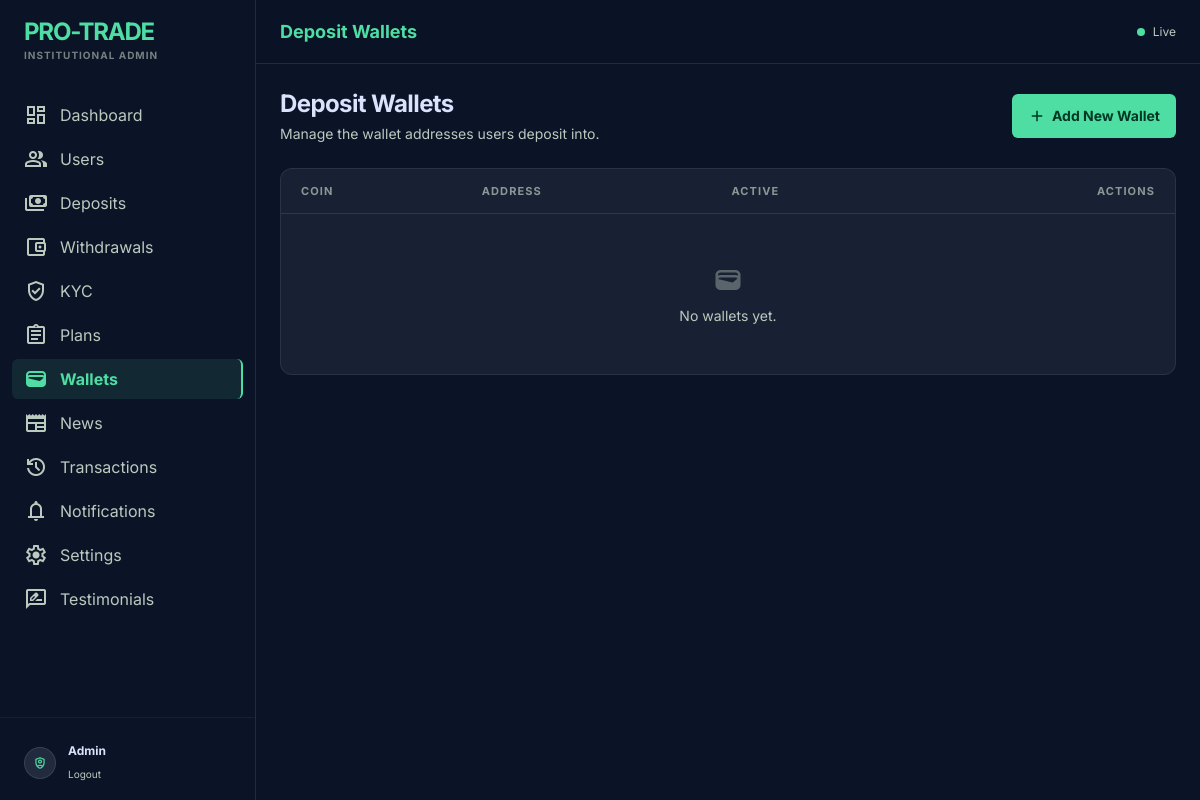
/panel/wallets/ (signed in), run on an earlier commit of the app's database.
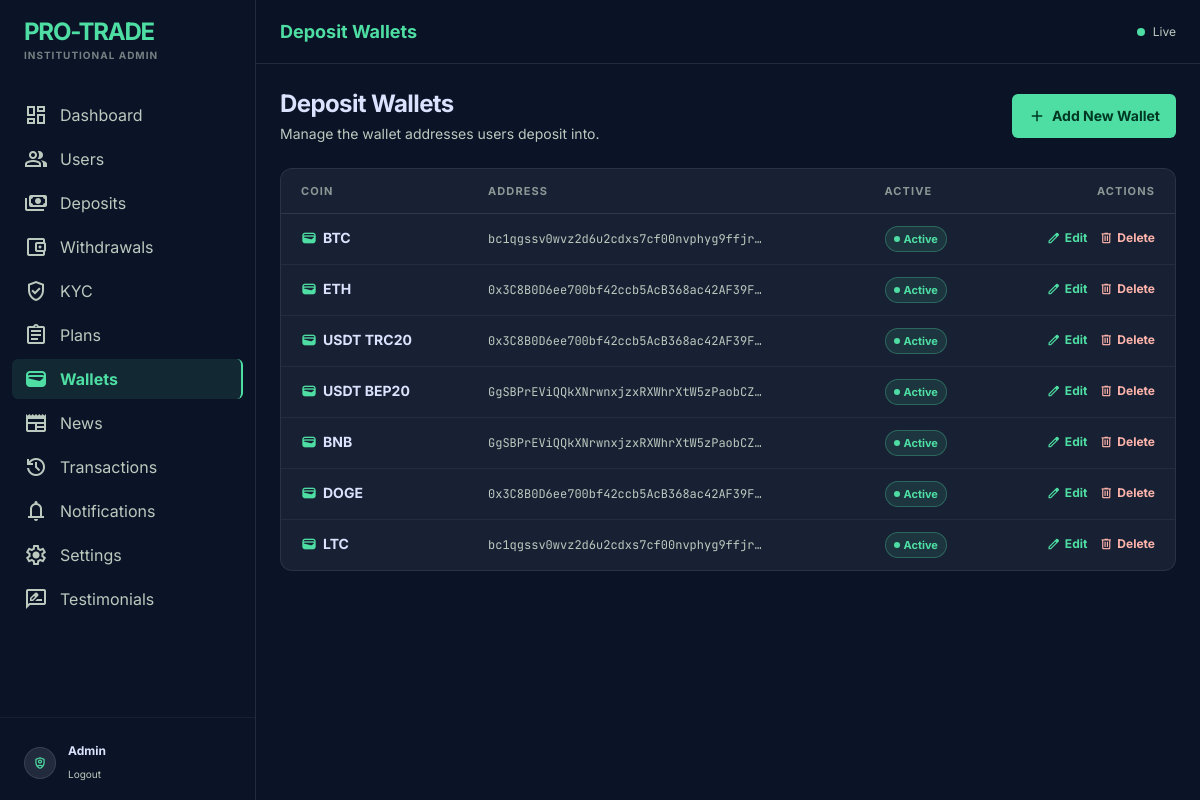
And on a later commit of the database.
### core/models.py (models this page shows, shortened)
class Wallet(models.Model):
    NETWORK = (
        ("BTC","Bitcoin"),
        ("ETH","Ethereum"),
        ("USDT TRC20","USDT TRC20"),
        ("USDT ERC20","USDT ERC20"),
        ("USDT BEP20","USDT BEP20"),
        ("BNB","BNB"),
        ("DOGE","Dogecoin"),
        ("LTC","Litecoin"),
    )
    coin = models.CharField(max_length=30, choices=NETWORK)
    wallet_address = models.TextField()
    qr_code = models.ImageField(
        upload_to="wallet_qr/",
        blank=True,
        null=True
    )
    active = models.BooleanField(default=True)

### core/admin_views.py (the view)
# urls.py: path("panel/wallets/", admin_views.AdminWalletListView.as_view(), name="admin_wallets_list"),
class AdminWalletListView(AdminRequiredMixin, ListView):
    model = Wallet
    template_name = "core/admin/admin_wallets_list.html"
    context_object_name = "wallets"

### core/context_processors.py (called while the page is built)
def site_settings(request):
    return {"site_settings": SiteSetting.objects.first()}

def notifications_badge(request):
    if request.user.is_authenticated:
        count = Notification.objects.filter(user=request.user, is_read=False).count()
    else:
        count = 0
    return {"unread_notifications_count": count}

### core/templates/core/admin/admin_wallets_list.html (shortened to what this page needs)
{% extends "core/admin/admin_base.html" %}
{% block page_title %}Deposit Wallets{% endblock %}
{% block content %}
<div class="flex flex-col gap-6">
  <div class="flex flex-wrap items-center justify-between gap-4">
    <div>
      <h1 class="text-2xl font-bold text-on-surface tracking-tight">Deposit Wallets</h1>
      <p class="text-sm text-on-surface-variant mt-1">Manage the wallet addresses users deposit into.</p>
    </div>
    <a href="{% url 'core:admin_wallet_create' %}"
       class="inline-flex items-center gap-1.5 bg-primary text-on-primary font-bold text-sm px-4 py-2 rounded-md hover:brightness-110 transition-all">
      <span class="material-symbols-outlined text-lg">add</span>Add New Wallet
    </a>
  </div>
  <div class="glass-panel rounded-xl overflow-hidden">
    <div class="overflow-x-auto custom-scrollbar">
      <table class="w-full text-sm">
        <thead>
          <tr class="border-b border-white/10 text-left text-[11px] uppercase tracking-widest text-on-surface-variant/70">
            <th class="px-5 py-3 font-bold">Coin</th>
            <th class="px-5 py-3 font-bold">Address</th>
            <th class="px-5 py-3 font-bold">Active</th>
            <th class="px-5 py-3 font-bold text-right">Actions</th>
          </tr>
        </thead>
        <tbody class="divide-y divide-white/5">
          {% for wallet in wallets %}
          <tr class="hover:bg-surface-variant/30 transition-colors">
            <td class="px-5 py-3 font-bold text-on-surface flex items-center gap-1.5">
              <span class="material-symbols-outlined text-base text-primary">wallet</span>{{ wallet.coin }}
            </td>
            <td class="px-5 py-3 font-data-md text-on-surface-variant text-xs">
              <span class="inline-block max-w-[280px] truncate align-middle" title="{{ wallet.wallet_address }}">{{ wallet.wallet_address }}</span>
            </td>
            <td class="px-5 py-3">
              {% if wallet.active %}
              <span class="inline-flex items-center gap-1 px-2 py-0.5 rounded-full text-[11px] font-bold bg-primary/10 text-primary border border-primary/30">
                <span class="w-1.5 h-1.5 rounded-full bg-primary"></span>Active
              </span>
              {% else %}
              <span class="inline-flex items-center gap-1 px-2 py-0.5 rounded-full text-[11px] font-bold bg-surface-variant text-on-surface-variant border border-white/10">
                Inactive
              </span>
              {% endif %}
            </td>
            <td class="px-5 py-3 text-right">
              <div class="inline-flex items-center gap-3">
                <a href="{% url 'core:admin_wallet_update' wallet.pk %}"
                   class="inline-flex items-center gap-1 text-primary hover:text-primary/80 font-bold text-xs transition-colors">
                  <span class="material-symbols-outlined text-sm">edit</span>Edit
                </a>
                <a href="{% url 'core:admin_wallet_delete' wallet.pk %}"
                   class="inline-flex items-center gap-1 text-error hover:text-error/80 font-bold text-xs transition-colors">
                  <span class="material-symbols-outlined text-sm">delete</span>Delete
                </a>
              </div>
            </td>
          </tr>
          {% empty %}
          <tr>
            <td colspan="4" class="px-5 py-12 text-center text-on-surface-variant">
              <div class="flex flex-col items-center gap-2">
                <span class="material-symbols-outlined text-3xl opacity-40">wallet</span>
                <span class="text-sm">No wallets yet.</span>
              </div>
            </td>
          </tr>
          {% endfor %}
        </tbody>
      </table>
    </div>
  </div>
</div>
{% endblock %}

What changed in the data, as far as the page shows it:
added Wallet: coin "BTC", wallet_address "bc1qgssv0wvz2d6u2cdxs7cf00nvphyg9ffjr…", active True (drawn)
added Wallet: coin "ETH", wallet_address "0x3C8B0D6ee700bf42ccb5AcB368ac42AF39F…", active True (drawn)
added Wallet: coin "USDT TRC20", wallet_address "0x3C8B0D6ee700bf42ccb5AcB368ac42AF39F…", active True (drawn)
added Wallet: coin "USDT BEP20", wallet_address "GgSBPrEViQQkXNrwnxjzxRXWhrXtW5zPaobCZ…", active True (drawn)
added Wallet: coin "BNB", wallet_address "GgSBPrEViQQkXNrwnxjzxRXWhrXtW5zPaobCZ…", active True (drawn)
added Wallet: coin "DOGE", wallet_address "0x3C8B0D6ee700bf42ccb5AcB368ac42AF39F…", active True (drawn)
added Wallet: coin "LTC", wallet_address "bc1qgssv0wvz2d6u2cdxs7cf00nvphyg9ffjr…", active True (drawn)
Also different on the page:
text no longer shown: "No wallets yet."
